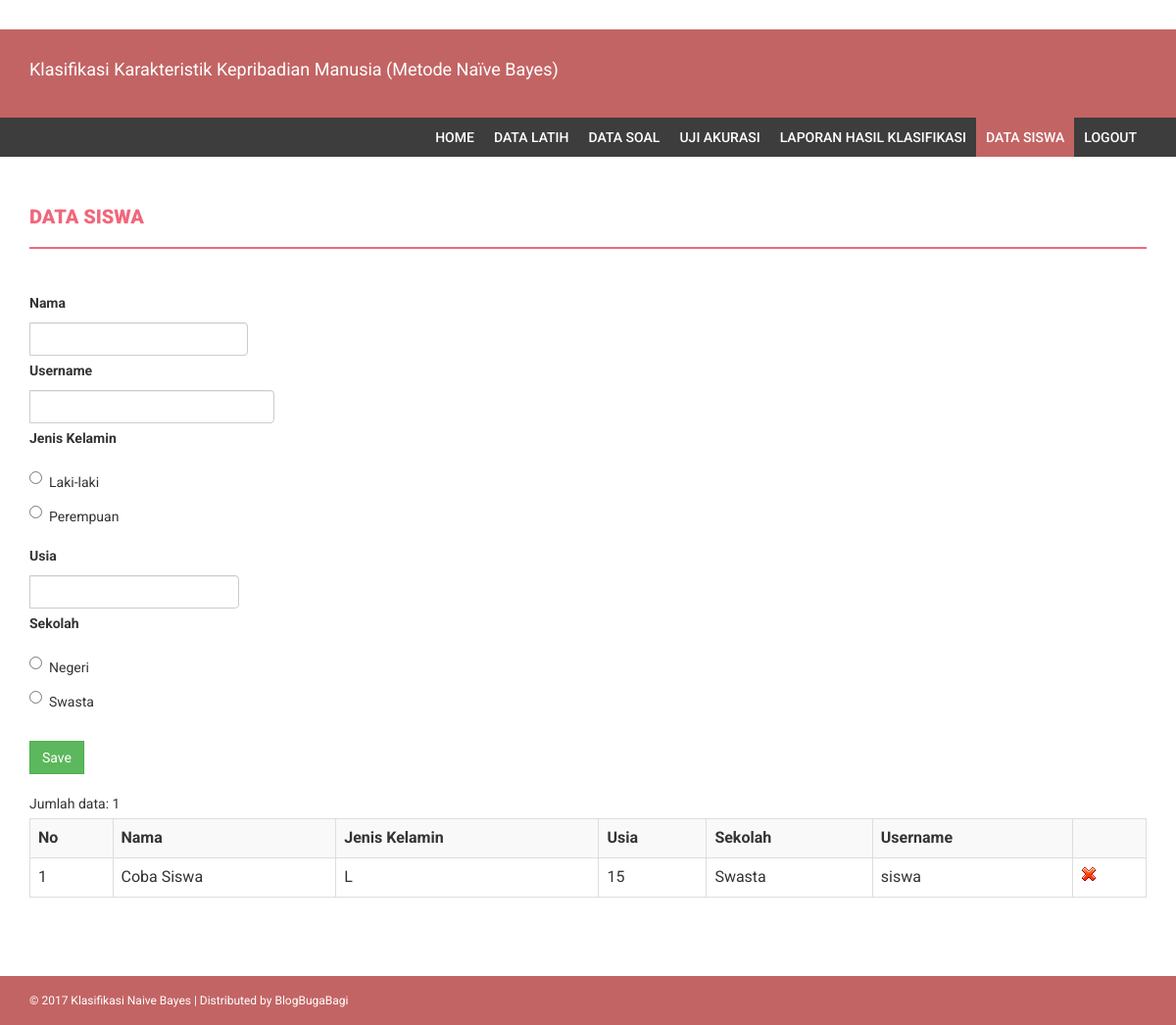
Screenshot of /index.php?menu=data_siswa (signed in) with the database file from the repository.
### tables this page shows
CREATE TABLE `data_siswa` (
  `id` int(11) NOT NULL,
  `nama_siswa` varchar(200) DEFAULT NULL,
  `jenis_kelamin` enum('L','P') DEFAULT NULL,
  `usia` int(11) DEFAULT NULL,
  `sekolah` varchar(200) DEFAULT NULL,
  `id_user` int(11) NOT NULL DEFAULT '0'
);

CREATE TABLE `users` (
  `id_user` int(11) NOT NULL,
  `nama` varchar(100) DEFAULT NULL,
  `username` varchar(50) DEFAULT NULL,
  `password` text,
  `level` char(1) DEFAULT NULL
);

### database.php (called while the page is built, shortened)
<?php
class database {
    private $servername;
    private $user_db;
    private $password_db;
    private $database;
    private $koneksi;
    function database() {
        return $this->connect_db();
    }
    function load_conf_db() {
        $path = dirname(__FILE__) . '/koneksi.php';
        if (file_exists($path)) {
            $conf = include $path;
            $this->servername = @$conf['host'];
            $this->database = @$conf['dbname'];
            $this->user_db = @$conf['username'];
            $this->password_db = @$conf['password'];
        }
    }
    public function connect_db() {
        $this->koneksi = mysqli_connect($this->servername, $this->user_db, $this->password_db, $this->database);
        return $this->koneksi;
    }
    function db_query($sql) {
        $conn = $this->koneksi;
        return mysqli_query($conn, $sql);
    }
    function db_fetch_array($result) {
        return mysqli_fetch_array($result);
    }
    function db_num_rows($result) {
        return mysqli_num_rows($result);
    }
}
?>

### koneksi.php (called while the page is built)
<?php
return array(
    'host' => "localhost",
    'username' => "root",
    'password' => "",
    'dbname' => "kepribadian_naive_bayes",
);
?>

### data_siswa.php (the view, shortened to what this page needs)
<?php
include_once "database.php";
?>
<div class="content-wrapper">
    <div class="container">
        <div class="row">
            <div class="col-md-12">
                <h4 class="page-head-line">Data Siswa</h4>
            </div>
        </div>
        <?php
        $db_object = new database();
                ?>
            <?php
        $sql = "SELECT siswa.*, usr.username FROM data_siswa siswa, users usr
                WHERE siswa.`id_user` = usr.`id_user`";
        $query = $db_object->db_query($sql);
        $jumlah = $db_object->db_num_rows($query);
        ?>
        <div class="row">
            <div class="col-md-12">
                <form method="post" action="">
                    <div class="form-group">
                        <div class="input-group">
                            <label>Nama</label>
                            <input name="nama" type="text" class="form-control" required="">
                        </div>
                        <div class="input-group">
                            <label>Username</label>
                            <input name="user_name" type="text" class="form-control" required="">
                        </div>
                        <div class="input-group">
                            <label>Jenis Kelamin</label>
                            <div class="radio">
                                <label>
                                    <input name="jenis_kelamin" type="radio" value="L" required=""> Laki-laki
                                </label>
                            </div>
                            <div class="radio">
                                <label>
                                    <input name="jenis_kelamin" type="radio" value="P" required=""> Perempuan
                                </label>
                            </div>
                        </div>
                        <div class="input-group">
                            <label>Usia</label>
                            <input name="usia" type="text" class="form-control" required="">
                        </div>
                        <div class="input-group">
                            <label>Sekolah</label>
                            <div class="radio">
                                <label>
                                    <input name="sekolah" type="radio" value="Negeri" required=""> Negeri
                                </label>
                            </div>
                            <div class="radio">
                                <label>
                                    <input name="sekolah" type="radio" value="Swasta" required=""> Swasta
                                </label>
                            </div>
                        </div>
                    </div>
                    <div class="form-group">
                        <input name="submit" type="submit" value="Save" class="btn btn-success">
                    </div>
                </form>
                <?php
                echo "Jumlah data: " . $jumlah . "<br>";
                if ($jumlah == 0) {
                    echo "Data kosong...";
                }
                else {
                    ?>
                    <table class='table table-bordered table-striped  table-hover'>
                        <tr>
                            <th>No</th>
                            <th>Nama</th>
                            <th>Jenis Kelamin</th>
                            <th>Usia</th>
                            <th>Sekolah</th>
                            <th>Username</th>
                            <th></th>
                        </tr>
                        <?php
                        $no = 1;
                        while ($row = $db_object->db_fetch_array($query)) {
                            echo "<tr>";
                            echo "<td>" . $no . "</td>";
                            echo "<td>" . $row['nama_siswa'] . "</td>";
                            echo "<td>" . $row['jenis_kelamin'] . "</td>";
                            echo "<td>" . $row['usia'] . "</td>";
                            echo "<td>" . $row['sekolah'] . "</td>";
                            echo "<td>" . $row['username'] . "</td>";
                            echo "<td><a href='?menu=data_siswa&delete=".$row['id']."'>"
                                    . "<img src='images/icon/delete.gif'/></a></td>";
                            echo "</tr>";
                            $no++;
                        }
                        ?>
                    </table>
                    <?php
                }
                ?>
            </div>
        </div>
    </div>
</div>

### assets/css/style.css (style rules this page uses)
body { font-family: 'Roboto', sans-serif; line-height: 30px; }
.content-wrapper { margin-top: 40px; min-height: 600px; padding-bottom: 60px; }
.page-head-line { font-weight: 900; padding-bottom: 20px; border-bottom: 2px solid #F0677C; text-transform: uppercase; color: #F0677C; font-size: 20px; margin-bottom: 40px; }
.btn { border-radius: 0px; -webkit-border-radius: 0px; -moz-border-radius: 0px; }

### rows the page displays
data_siswa: nama_siswa "Coba Siswa", jenis_kelamin "L", usia "15", sekolah "Swasta", id_user.username "siswa"

### other values shown
$jumlah "1"
